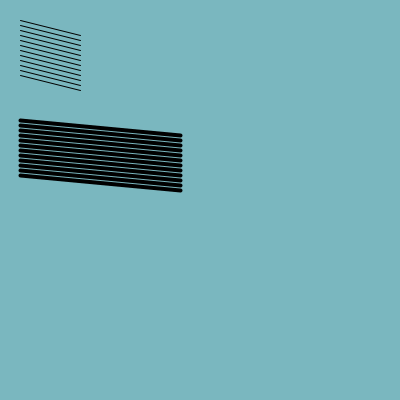
Frame 1 (no input)
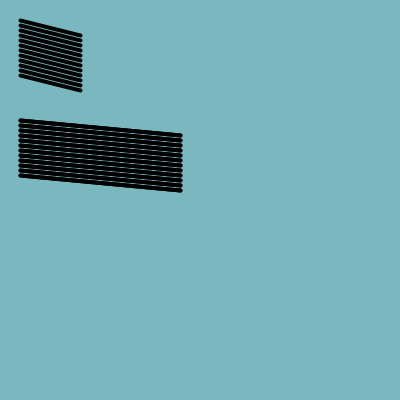
Frame 2 (the mouse pressed at the canvas centre, redrawn once)

The Processing sketch that drew these frames (run headless with seeded random() and noise(); the mouse was pressed at the canvas centre and the sketch redrawn once):

// Processing sketch: ex0601
// ── ex0601.pde
// comment

void setup() {
  size(400,400);
  background(122,183,191);
  noLoop();
}

void draw() {

  for (int i = 20; i < 80; i += 5) {
    line(20,i,80,i+15);
  }

  strokeWeight(4);
  for (int i = 120; i < 180; i += 5) {
    line(20,i,180,i+15);
  }
}
